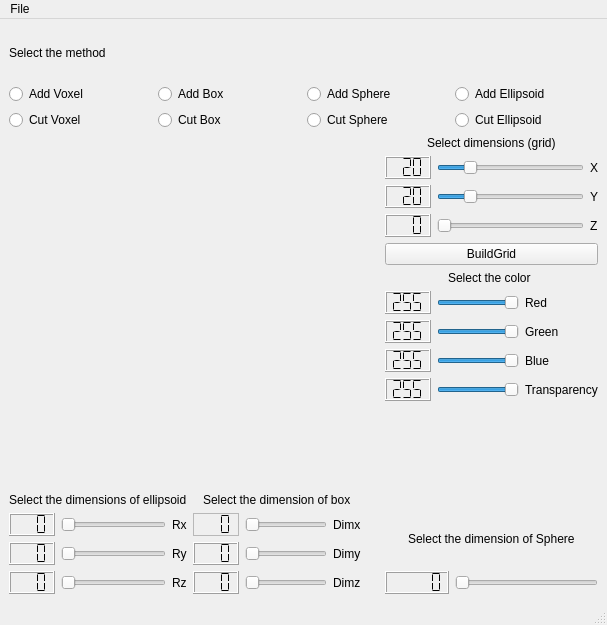
 <widget class="QMainWindow" name="MainWindow">
  <property name="geometry">
   <rect>
    <x>0</x>
    <y>0</y>
    <width>607</width>
    <height>625</height>
   </rect>
  </property>
  <property name="minimumSize">
   <size>
    <width>0</width>
    <height>0</height>
   </size>
  </property>
  <property name="windowTitle">
   <string>Painter3D</string>
  </property>
  <widget class="QWidget" name="centralwidget">
   <layout class="QGridLayout" name="gridLayout_8">
    <item row="0" column="0">
     <layout class="QVBoxLayout" name="verticalLayout_8">
      <item>
       <layout class="QVBoxLayout" name="verticalLayout_4">
        <item>
         <widget class="QLabel" name="label_6">
          <property name="maximumSize">
           <size>
            <width>100</width>
            <height>50</height>
           </size>
          </property>
          <property name="text">
           <string>Select the method</string>
          </property>
         </widget>
        </item>
        <item>
         <layout class="QVBoxLayout" name="verticalLayout">
          <item>
           <layout class="QHBoxLayout" name="horizontalLayout">
            <item>
             <widget class="QRadioButton" name="buttonPVoxel">
              <property name="text">
               <string>Add Voxel</string>
              </property>
             </widget>
            </item>
            <item>
             <widget class="QRadioButton" name="buttonPBox">
              <property name="text">
               <string>Add Box</string>
              </property>
             </widget>
            </item>
            <item>
             <widget class="QRadioButton" name="buttonPSphere">
              <property name="text">
               <string>Add Sphere</string>
              </property>
             </widget>
            </item>
            <item>
             <widget class="QRadioButton" name="buttonPEllipsoid">
              <property name="text">
               <string>Add Ellipsoid</string>
              </property>
             </widget>
            </item>
           </layout>
          </item>
          <item>
           <layout class="QHBoxLayout" name="horizontalLayout_2">
            <item>
             <widget class="QRadioButton" name="buttonCVoxel">
              <property name="text">
               <string>Cut Voxel</string>
              </property>
             </widget>
            </item>
            <item>
             <widget class="QRadioButton" name="buttonCBox">
              <property name="autoFillBackground">
               <bool>false</bool>
              </property>
              <property name="text">
               <string>Cut Box</string>
              </property>
             </widget>
            </item>
            <item>
             <widget class="QRadioButton" name="buttonCSphere">
              <property name="text">
               <string>Cut Sphere</string>
              </property>
             </widget>
            </item>
            <item>
             <widget class="QRadioButton" name="buttonCEllipsoid">
              <property name="text">
               <string>Cut Ellipsoid</string>
              </property>
             </widget>
            </item>
           </layout>
          </item>
         </layout>
        </item>
       </layout>
      </item>
      <item>
       <layout class="QHBoxLayout" name="horizontalLayout_3">
        <item>
         <layout class="QVBoxLayout" name="verticalLayout_7">
          <item>
           <widget class="Plotter" name="widget" native="true">
            <property name="minimumSize">
             <size>
              <width>350</width>
              <height>350</height>
             </size>
            </property>
            <property name="cursor">
             <cursorShape>PointingHandCursor</cursorShape>
            </property>
           </widget>
          </item>
          <item>
           <layout class="QGridLayout" name="gridLayout_6" rowminimumheight="0,0">
            <item row="1" column="1">
             <layout class="QGridLayout" name="gridLayout_2">
              <item row="2" column="1">
               <widget class="QSlider" name="sliderYbox">
                <property name="cursor">
                 <cursorShape>PointingHandCursor</cursorShape>
                </property>
                <property name="maximum">
                 <number>100</number>
                </property>
                <property name="orientation">
                 <enum>Qt::Horizontal</enum>
                </property>
               </widget>
              </item>
              <item row="1" column="0">
               <widget class="QLCDNumber" name="lcdNumber_13">
                <property name="cursor">
                 <cursorShape>ArrowCursor</cursorShape>
                </property>
                <property name="digitCount">
                 <number>3</number>
                </property>
                <property name="segmentStyle">
                 <enum>QLCDNumber::Flat</enum>
                </property>
               </widget>
              </item>
              <item row="0" column="0">
               <widget class="QLCDNumber" name="lcdNumber_11">
                <property name="cursor">
                 <cursorShape>ArrowCursor</cursorShape>
                </property>
                <property name="frameShadow">
                 <enum>QFrame::Sunken</enum>
                </property>
                <property name="lineWidth">
                 <number>0</number>
                </property>
                <property name="midLineWidth">
                 <number>1</number>
                </property>
                <property name="digitCount">
                 <number>3</number>
                </property>
                <property name="segmentStyle">
                 <enum>QLCDNumber::Flat</enum>
                </property>
               </widget>
              </item>
              <item row="2" column="0">
               <widget class="QLCDNumber" name="lcdNumber_12">
                <property name="cursor">
                 <cursorShape>ArrowCursor</cursorShape>
                </property>
                <property name="digitCount">
                 <number>3</number>
                </property>
                <property name="segmentStyle">
                 <enum>QLCDNumber::Flat</enum>
                </property>
               </widget>
              </item>
              <item row="0" column="1">
               <widget class="QSlider" name="silderXBox">
                <property name="cursor">
                 <cursorShape>PointingHandCursor</cursorShape>
                </property>
                <property name="maximum">
                 <number>100</number>
                </property>
                <property name="orientation">
                 <enum>Qt::Horizontal</enum>
                </property>
               </widget>
              </item>
              <item row="1" column="1">
               <widget class="QSlider" name="sliderYBox">
                <property name="cursor">
                 <cursorShape>PointingHandCursor</cursorShape>
                </property>
                <property name="maximum">
                 <number>100</number>
                </property>
                <property name="orientation">
                 <enum>Qt::Horizontal</enum>
                </property>
               </widget>
              </item>
              <item row="0" column="2">
               <widget class="QLabel" name="label_12">
                <property name="text">
                 <string>Dimx</string>
                </property>
               </widget>
              </item>
              <item row="1" column="2">
               <widget class="QLabel" name="label_16">
                <property name="text">
                 <string>Dimy</string>
                </property>
               </widget>
              </item>
              <item row="2" column="2">
               <widget class="QLabel" name="label_15">
                <property name="text">
                 <string>Dimz</string>
                </property>
               </widget>
              </item>
             </layout>
            </item>
            <item row="1" column="0">
             <layout class="QGridLayout" name="gridLayout_3">
              <item row="1" column="0">
               <widget class="QLCDNumber" name="lcdNumber_10">
                <property name="cursor">
                 <cursorShape>ArrowCursor</cursorShape>
                </property>
                <property name="digitCount">
                 <number>3</number>
                </property>
                <property name="segmentStyle">
                 <enum>QLCDNumber::Flat</enum>
                </property>
               </widget>
              </item>
              <item row="2" column="0">
               <widget class="QLCDNumber" name="lcdNumber_9">
                <property name="cursor">
                 <cursorShape>ArrowCursor</cursorShape>
                </property>
                <property name="digitCount">
                 <number>3</number>
                </property>
                <property name="segmentStyle">
                 <enum>QLCDNumber::Flat</enum>
                </property>
               </widget>
              </item>
              <item row="0" column="1">
               <widget class="QSlider" name="sliderRXellipsoid">
                <property name="cursor">
                 <cursorShape>PointingHandCursor</cursorShape>
                </property>
                <property name="maximum">
                 <number>100</number>
                </property>
                <property name="orientation">
                 <enum>Qt::Horizontal</enum>
                </property>
               </widget>
              </item>
              <item row="2" column="1">
               <widget class="QSlider" name="sliderRZellipsoid">
                <property name="cursor">
                 <cursorShape>PointingHandCursor</cursorShape>
                </property>
                <property name="maximum">
                 <number>100</number>
                </property>
                <property name="orientation">
                 <enum>Qt::Horizontal</enum>
                </property>
               </widget>
              </item>
              <item row="0" column="0">
               <widget class="QLCDNumber" name="lcdNumber_8">
                <property name="cursor">
                 <cursorShape>ArrowCursor</cursorShape>
                </property>
                <property name="digitCount">
                 <number>3</number>
                </property>
                <property name="segmentStyle">
                 <enum>QLCDNumber::Flat</enum>
                </property>
               </widget>
              </item>
              <item row="1" column="1">
               <widget class="QSlider" name="sliderRYellipsoid">
                <property name="cursor">
                 <cursorShape>PointingHandCursor</cursorShape>
                </property>
                <property name="maximum">
                 <number>100</number>
                </property>
                <property name="orientation">
                 <enum>Qt::Horizontal</enum>
                </property>
               </widget>
              </item>
              <item row="0" column="2">
               <widget class="QLabel" name="label_7">
                <property name="text">
                 <string>Rx</string>
                </property>
               </widget>
              </item>
              <item row="1" column="2">
               <widget class="QLabel" name="label_8">
                <property name="text">
                 <string>Ry</string>
                </property>
               </widget>
              </item>
              <item row="2" column="2">
               <widget class="QLabel" name="label_11">
                <property name="text">
                 <string>Rz</string>
                </property>
               </widget>
              </item>
             </layout>
            </item>
            <item row="0" column="0">
             <widget class="QLabel" name="label_3">
              <property name="text">
               <string>Select the dimensions of ellipsoid</string>
              </property>
             </widget>
            </item>
            <item row="0" column="1" alignment="Qt::AlignHCenter">
             <widget class="QLabel" name="label_4">
              <property name="text">
               <string>Select the dimension of box</string>
              </property>
             </widget>
            </item>
           </layout>
          </item>
         </layout>
        </item>
        <item>
         <spacer name="horizontalSpacer">
          <property name="orientation">
           <enum>Qt::Horizontal</enum>
          </property>
          <property name="sizeHint" stdset="0">
           <size>
            <width>20</width>
            <height>20</height>
           </size>
          </property>
         </spacer>
        </item>
        <item>
         <layout class="QVBoxLayout" name="verticalLayout_6">
          <item>
           <layout class="QVBoxLayout" name="verticalLayout_5">
            <item>
             <layout class="QVBoxLayout" name="verticalLayout_3">
              <item alignment="Qt::AlignHCenter">
               <widget class="QLabel" name="label_5">
                <property name="text">
                 <string>Select dimensions (grid)</string>
                </property>
               </widget>
              </item>
              <item>
               <layout class="QGridLayout" name="gridLayout_4">
                <item row="0" column="1">
                 <widget class="QSlider" name="horizontalSliderX">
                  <property name="cursor">
                   <cursorShape>PointingHandCursor</cursorShape>
                  </property>
                  <property name="maximum">
                   <number>100</number>
                  </property>
                  <property name="pageStep">
                   <number>10</number>
                  </property>
                  <property name="sliderPosition">
                   <number>20</number>
                  </property>
                  <property name="orientation">
                   <enum>Qt::Horizontal</enum>
                  </property>
                 </widget>
                </item>
                <item row="1" column="0">
                 <widget class="QLCDNumber" name="lcdNumber_2">
                  <property name="digitCount">
                   <number>3</number>
                  </property>
                  <property name="segmentStyle">
                   <enum>QLCDNumber::Flat</enum>
                  </property>
                  <property name="intValue" stdset="0">
                   <number>20</number>
                  </property>
                 </widget>
                </item>
                <item row="0" column="0">
                 <widget class="QLCDNumber" name="lcdNumber_3">
                  <property name="digitCount">
                   <number>3</number>
                  </property>
                  <property name="segmentStyle">
                   <enum>QLCDNumber::Flat</enum>
                  </property>
                  <property name="intValue" stdset="0">
                   <number>20</number>
                  </property>
                 </widget>
                </item>
                <item row="1" column="1">
                 <widget class="QSlider" name="horizontalSliderY">
                  <property name="cursor">
                   <cursorShape>PointingHandCursor</cursorShape>
                  </property>
                  <property name="maximum">
                   <number>100</number>
                  </property>
                  <property name="pageStep">
                   <number>10</number>
                  </property>
                  <property name="sliderPosition">
                   <number>20</number>
                  </property>
                  <property name="orientation">
                   <enum>Qt::Horizontal</enum>
                  </property>
                 </widget>
                </item>
                <item row="2" column="2">
                 <widget class="QLabel" name="label_24">
                  <property name="text">
                   <string>Z</string>
                  </property>
                 </widget>
                </item>
                <item row="0" column="2">
                 <widget class="QLabel" name="label_22">
                  <property name="text">
                   <string>X</string>
                  </property>
                 </widget>
                </item>
                <item row="1" column="2">
                 <widget class="QLabel" name="label_23">
                  <property name="text">
                   <string>Y</string>
                  </property>
                 </widget>
                </item>
                <item row="2" column="0">
                 <widget class="QLCDNumber" name="lcdNumber">
                  <property name="sizePolicy">
                   <sizepolicy hsizetype="Minimum" vsizetype="Minimum">
                    <horstretch>0</horstretch>
                    <verstretch>0</verstretch>
                   </sizepolicy>
                  </property>
                  <property name="toolTip">
                   <string/>
                  </property>
                  <property name="lineWidth">
                   <number>1</number>
                  </property>
                  <property name="digitCount">
                   <number>3</number>
                  </property>
                  <property name="segmentStyle">
                   <enum>QLCDNumber::Flat</enum>
                  </property>
                  <property name="value" stdset="0">
                   <double>0.000000000000000</double>
                  </property>
                  <property name="intValue" stdset="0">
                   <number>0</number>
                  </property>
                 </widget>
                </item>
                <item row="2" column="1">
                 <widget class="QSlider" name="horizontalSlider_3">
                  <property name="cursor">
                   <cursorShape>PointingHandCursor</cursorShape>
                  </property>
                  <property name="maximum">
                   <number>100</number>
                  </property>
                  <property name="pageStep">
                   <number>10</number>
                  </property>
                  <property name="value">
                   <number>0</number>
                  </property>
                  <property name="sliderPosition">
                   <number>0</number>
                  </property>
                  <property name="orientation">
                   <enum>Qt::Horizontal</enum>
                  </property>
                 </widget>
                </item>
               </layout>
              </item>
              <item>
               <widget class="QPushButton" name="pushButton">
                <property name="text">
                 <string>BuildGrid</string>
                </property>
               </widget>
              </item>
             </layout>
            </item>
            <item>
             <layout class="QVBoxLayout" name="verticalLayout_2">
              <item alignment="Qt::AlignHCenter">
               <widget class="QLabel" name="label">
                <property name="text">
                 <string>Select the color </string>
                </property>
               </widget>
              </item>
              <item>
               <layout class="QGridLayout" name="gridLayout">
                <item row="0" column="0">
                 <widget class="QLCDNumber" name="lcdNumber_4">
                  <property name="focusPolicy">
                   <enum>Qt::NoFocus</enum>
                  </property>
                  <property name="layoutDirection">
                   <enum>Qt::LeftToRight</enum>
                  </property>
                  <property name="autoFillBackground">
                   <bool>true</bool>
                  </property>
                  <property name="frameShape">
                   <enum>QFrame::Box</enum>
                  </property>
                  <property name="frameShadow">
                   <enum>QFrame::Raised</enum>
                  </property>
                  <property name="lineWidth">
                   <number>1</number>
                  </property>
                  <property name="midLineWidth">
                   <number>0</number>
                  </property>
                  <property name="smallDecimalPoint">
                   <bool>false</bool>
                  </property>
                  <property name="digitCount">
                   <number>3</number>
                  </property>
                  <property name="segmentStyle">
                   <enum>QLCDNumber::Flat</enum>
                  </property>
                  <property name="intValue" stdset="0">
                   <number>255</number>
                  </property>
                 </widget>
                </item>
                <item row="0" column="1">
                 <widget class="QSlider" name="sliderRed">
                  <property name="enabled">
                   <bool>true</bool>
                  </property>
                  <property name="cursor">
                   <cursorShape>PointingHandCursor</cursorShape>
                  </property>
                  <property name="maximum">
                   <number>255</number>
                  </property>
                  <property name="value">
                   <number>255</number>
                  </property>
                  <property name="orientation">
                   <enum>Qt::Horizontal</enum>
                  </property>
                 </widget>
                </item>
                <item row="0" column="2">
                 <widget class="QLabel" name="label_18">
                  <property name="text">
                   <string>Red</string>
                  </property>
                 </widget>
                </item>
                <item row="1" column="0">
                 <widget class="QLCDNumber" name="lcdNumber_6">
                  <property name="cursor">
                   <cursorShape>ArrowCursor</cursorShape>
                  </property>
                  <property name="digitCount">
                   <number>3</number>
                  </property>
                  <property name="segmentStyle">
                   <enum>QLCDNumber::Flat</enum>
                  </property>
                  <property name="intValue" stdset="0">
                   <number>255</number>
                  </property>
                 </widget>
                </item>
                <item row="1" column="1">
                 <widget class="QSlider" name="sliderGreen">
                  <property name="cursor">
                   <cursorShape>PointingHandCursor</cursorShape>
                  </property>
                  <property name="maximum">
                   <number>255</number>
                  </property>
                  <property name="value">
                   <number>255</number>
                  </property>
                  <property name="orientation">
                   <enum>Qt::Horizontal</enum>
                  </property>
                 </widget>
                </item>
                <item row="1" column="2">
                 <widget class="QLabel" name="label_19">
                  <property name="text">
                   <string>Green</string>
                  </property>
                 </widget>
                </item>
                <item row="2" column="0">
                 <widget class="QLCDNumber" name="lcdNumber_5">
                  <property name="cursor">
                   <cursorShape>ArrowCursor</cursorShape>
                  </property>
                  <property name="smallDecimalPoint">
                   <bool>false</bool>
                  </property>
                  <property name="digitCount">
                   <number>3</number>
                  </property>
                  <property name="segmentStyle">
                   <enum>QLCDNumber::Flat</enum>
                  </property>
                  <property name="intValue" stdset="0">
                   <number>255</number>
                  </property>
                 </widget>
                </item>
                <item row="2" column="1">
                 <widget class="QSlider" name="sliderBlue">
                  <property name="cursor">
                   <cursorShape>PointingHandCursor</cursorShape>
                  </property>
                  <property name="maximum">
                   <number>255</number>
                  </property>
                  <property name="value">
                   <number>255</number>
                  </property>
                  <property name="orientation">
                   <enum>Qt::Horizontal</enum>
                  </property>
                 </widget>
                </item>
                <item row="2" column="2">
                 <widget class="QLabel" name="label_20">
                  <property name="text">
                   <string>Blue</string>
                  </property>
                 </widget>
                </item>
                <item row="3" column="0">
                 <widget class="QLCDNumber" name="lcdNumber_7">
                  <property name="cursor">
                   <cursorShape>ArrowCursor</cursorShape>
                  </property>
                  <property name="digitCount">
                   <number>3</number>
                  </property>
                  <property name="segmentStyle">
                   <enum>QLCDNumber::Flat</enum>
                  </property>
                  <property name="intValue" stdset="0">
                   <number>255</number>
                  </property>
                 </widget>
                </item>
                <item row="3" column="1">
                 <widget class="QSlider" name="sliderAlpha">
                  <property name="cursor">
                   <cursorShape>PointingHandCursor</cursorShape>
                  </property>
                  <property name="maximum">
                   <number>255</number>
                  </property>
                  <property name="value">
                   <number>255</number>
                  </property>
                  <property name="orientation">
                   <enum>Qt::Horizontal</enum>
                  </property>
                 </widget>
                </item>
                <item row="3" column="2">
                 <widget class="QLabel" name="label_21">
                  <property name="text">
                   <string>Transparency</string>
                  </property>
                 </widget>
                </item>
               </layout>
              </item>
             </layout>
            </item>
           </layout>
          </item>
          <item>
           <widget class="color" name="widget_2" native="true">
            <property name="minimumSize">
             <size>
              <width>0</width>
              <height>100</height>
             </size>
            </property>
            <property name="maximumSize">
             <size>
              <width>100</width>
              <height>16777215</height>
             </size>
            </property>
            <property name="autoFillBackground">
             <bool>true</bool>
            </property>
           </widget>
          </item>
          <item>
           <layout class="QGridLayout" name="gridLayout_7">
            <item row="1" column="0">
             <layout class="QGridLayout" name="gridLayout_5">
              <item row="0" column="0">
               <widget class="QLCDNumber" name="lcdNumber_14">
                <property name="cursor">
                 <cursorShape>ArrowCursor</cursorShape>
                </property>
                <property name="segmentStyle">
                 <enum>QLCDNumber::Flat</enum>
                </property>
               </widget>
              </item>
              <item row="0" column="1">
               <widget class="QSlider" name="sliderRsphere">
                <property name="cursor">
                 <cursorShape>PointingHandCursor</cursorShape>
                </property>
                <property name="maximum">
                 <number>100</number>
                </property>
                <property name="orientation">
                 <enum>Qt::Horizontal</enum>
                </property>
               </widget>
              </item>
             </layout>
            </item>
            <item row="0" column="0" alignment="Qt::AlignHCenter">
             <widget class="QLabel" name="label_2">
              <property name="autoFillBackground">
               <bool>false</bool>
              </property>
              <property name="text">
               <string>Select the dimension of Sphere</string>
              </property>
             </widget>
            </item>
           </layout>
          </item>
         </layout>
        </item>
       </layout>
      </item>
     </layout>
    </item>
   </layout>
  </widget>
  <widget class="QMenuBar" name="menubar">
   <property name="geometry">
    <rect>
     <x>0</x>
     <y>0</y>
     <width>607</width>
     <height>21</height>
    </rect>
   </property>
   <widget class="QMenu" name="menuFile">
    <property name="title">
     <string>File</string>
    </property>
    <addaction name="actionSave"/>
   </widget>
   <addaction name="menuFile"/>
  </widget>
  <widget class="QStatusBar" name="statusbar"/>
  <action name="actionSave">
   <property name="text">
    <string>Save OFF file</string>
   </property>
  </action>
 </widget>
